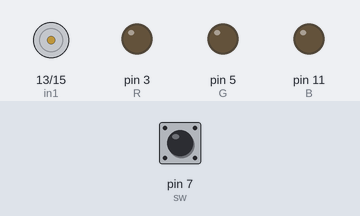
This program was run on a simulated Raspberry Pi (header pin numbers). On the bench: motor-driver pin pairs drawn as motors (green arrow = first pin HIGH = forward, orange = second pin HIGH = backward, longer = more drive), output pins drawn as LEDs (lit = HIGH). The test bench sets the inputs (shaded band); at power-on: pin 7 (sw) HIGH.

Above: at 1.2 s.
1.3 s: pin 7 (sw) pulled LOW for 1 s
At 3.6 s:
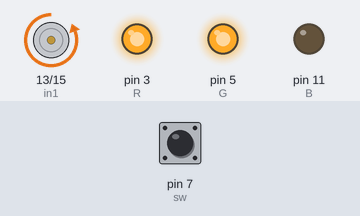
3.9 s: pin 7 (sw) pulled LOW for 0.25 s
At 5.2 s:
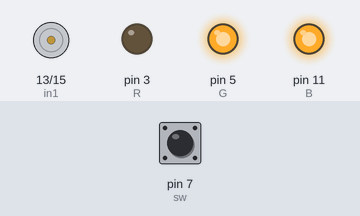
5.7 s: pin 7 (sw) pulled LOW for 3.2 s
At 10.0 s:
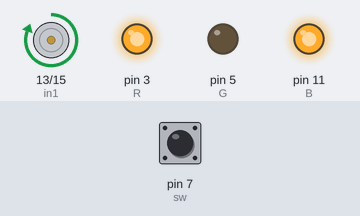
Timing chart, 0 to 11.5 s (numbered marks = the images above; inputs shaded):
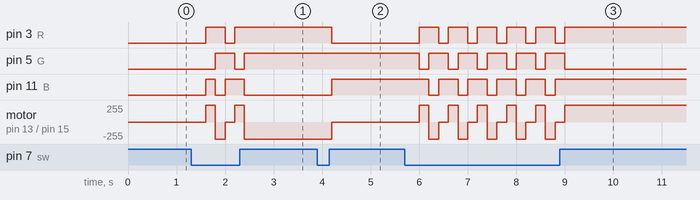

The program:

sw_led_motor.py
```python
import RPi.GPIO as GPIO
import time
in1=13
in2=15
sw=7
R=3
G=5
B=11
GPIO.setmode(GPIO.BOARD)
GPIO.setup(R,GPIO.OUT)
GPIO.setup(G,GPIO.OUT)
GPIO.setup(B,GPIO.OUT)
GPIO.setup(sw,GPIO.IN,pull_up_down=GPIO.PUD_UP)
GPIO.setup(in1,GPIO.OUT)
GPIO.setup(in2,GPIO.OUT)
cnt=0
while 1:
        val=GPIO.input(sw)
        time.sleep(0.2)
        if not val and cnt==0:
                GPIO.output(in1,1)
                GPIO.output(in2,0)
                GPIO.output(R,1)
                GPIO.output(G,0)
                GPIO.output(B,1)
                cnt=cnt+1
        elif not val and cnt==1:
                GPIO.output(in1,0)
                GPIO.output(in2,1)
                GPIO.output(R,1)
                GPIO.output(G,1)
                GPIO.output(B,0)
                cnt=cnt+1
        elif not val and cnt==2:
                GPIO.output(in1,0)
                GPIO.output(in2,0)
                GPIO.output(R,0)
                GPIO.output(G,1)
                GPIO.output(B,1)
                cnt=0
```

Measured:
- after the input at 1.3 s, pin 3 (R): LOW → HIGH after 0.30 s, → LOW 0.40 s later, → HIGH 0.20 s later; pin 5 (G): LOW → HIGH after 0.50 s, → LOW 0.40 s later, → HIGH 0.20 s later
- after the input at 3.9 s, pin 3 (R): HIGH → LOW after 0.30 s; pin 11 (B): LOW → HIGH after 0.30 s; motor on pin 13 (in1) / pin 15 (in2): backward 255/255 → stopped after 0.30 s
- after the input at 5.7 s, pin 3 (R): alternates HIGH for 0.40 s and LOW for 0.20 s, 11 changes in all, then stays HIGH, starting after 0.30 s; pin 5 (G): alternates HIGH for 0.40 s and LOW for 0.20 s, 11 changes in all, then stays LOW, starting after 0.30 s
